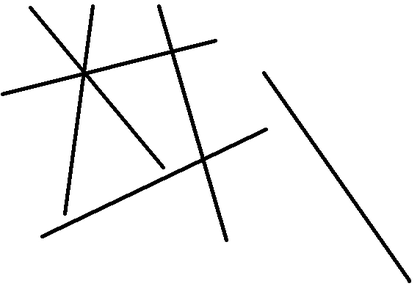
%> input picture assignments/assignment-3/Prob2/lines.png, 420 x 289 px, shrunk from 572 x 394 before the run
$ octave hough.m   (GNU Octave 9; MATLAB toolbox functions it lacks are replaced by stand-ins)
%> lines starting %> are read from the running program, lines starting %| are printed output that depends on the picture
%> further down, line_img is the input picture: size 289x420x3 uint8; min 0, max 255, mean 243.7
### assignments/assignment-3/Prob2/sobel.m
function [output] = sobel(img)
    img = double(img);
    height = size(img, 1);
%> height = 289
    width = size(img, 2);
%> width = 420
    channels = size(img, 3);
%> channels = 1
    output = img;
    direction = img;

    % Kernels for Sobel Edge Detector %
    Gx = [-1 0 +1; -2 0 +2; -1 0 +1];
    Gy = [1 +2 +1; 0 0 0; -1 -2 -1];

    for i = 2:height-1
        for j = 2:width-1
            for k = 1:channels
                tempOutput = img(i-1:i + 1, j-1:j+1, k);
                a = (sum(Gx.* tempOutput));
                x = sum(a);

                b = (sum(Gy.* tempOutput));
                y = sum(b);
                pixValue = sqrt(x.^2+ y.^2);
                pixDirection = atan(y/x);
                output(i, j, k) = pixValue;
                direction(i, j, k) = pixDirection;
            end
        end
    end
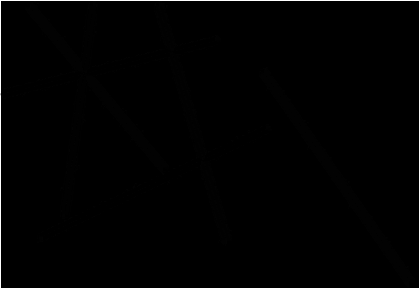
%> direction: size 289x420 double; 85.91% of the values are NaN or infinite; the others: min -1.57, max 255, mean 21.04; drawn with min black, max white, NaN and infinite black
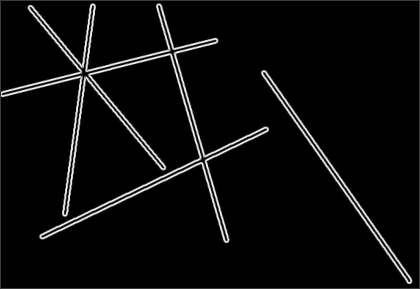
%> output: size 289x420 double; min 0, max 1113.2, mean 49; drawn with min black and max white

    output = uint8(output);
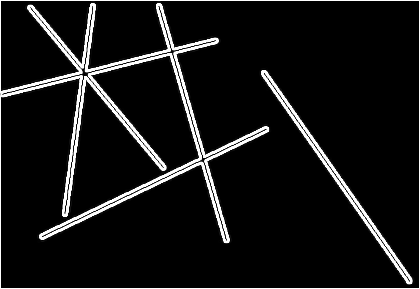
%> output: size 289x420 uint8; min 0, max 255, mean 20.8
end

### assignments/assignment-3/Prob2/hough.m
clear all;
clc;

line_img = imread("lines.png");
line_img = rgb2gray(line_img);

xe = sobel(line_img);
figure, imshow(xe)
title('Image Edges Using Sobel Operator')
print('edge', '-dpng')

% rho & theta
rho = 1:3:sqrt((size(xe,1))^2+(size(xe,2))^2);
%> rho = 170 values from 1 to 508
theta = -90:0.5:90-1;

%Voting
H = zeros(length(rho),length(theta));
[yIndex, xIndex] = find(xe); % find x,y of edge pixels
%> yIndex = 17106 values from 1 to 289; xIndex = 17106 values from 1 to 420

%> (the run ends here)
